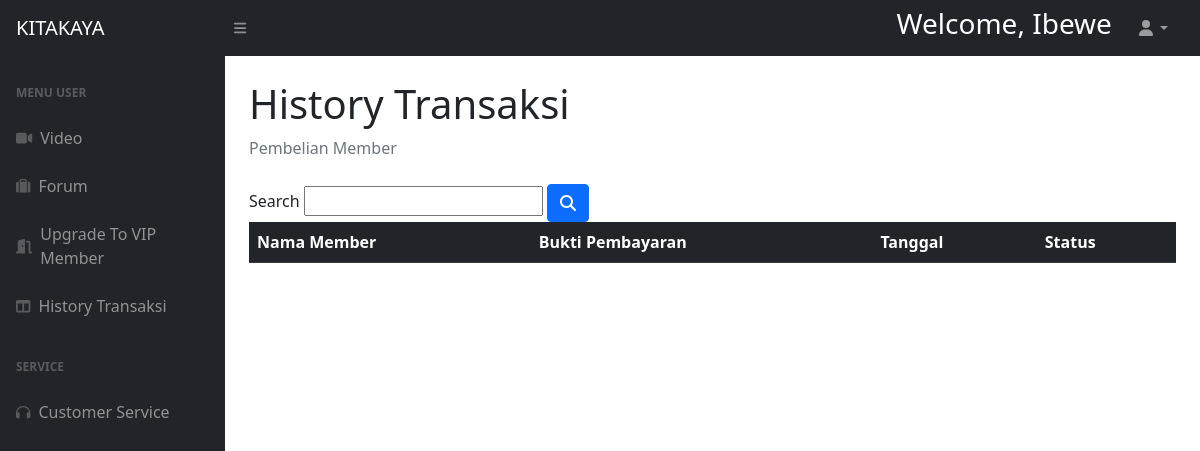
The app's page /public/halamanhistorytransmember.php (signed in), older data.
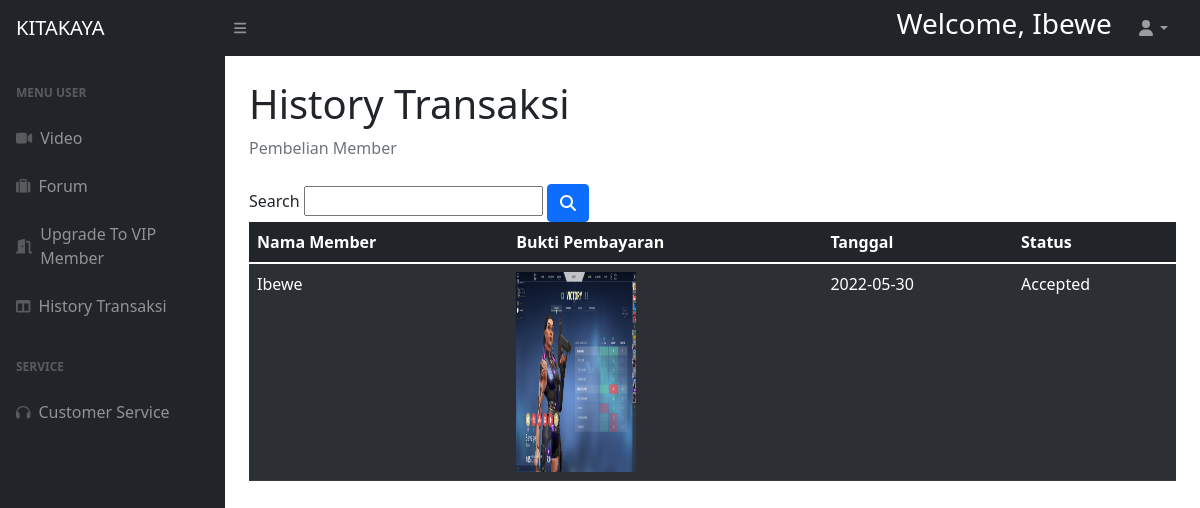
The same page, newer data.
### tables this page shows
CREATE TABLE `transaksi` (
  `id` int(11) NOT NULL,
  `id_member` int(11) NOT NULL,
  `tgl` date NOT NULL,
  `bulan` int(11) NOT NULL,
  `subtotal` int(11) NOT NULL,
  `bukti` text DEFAULT NULL,
  `status` int(11) NOT NULL COMMENT '-1 = Rejected,\r\n0 = Belum dikonfirmasi,\r\n1 = Accepted'
);

CREATE TABLE `user` (
  `id` int(15) NOT NULL,
  `email` varchar(250) NOT NULL,
  `password` varchar(250) NOT NULL,
  `nama` varchar(250) NOT NULL,
  `umur` int(100) NOT NULL,
  `role` int(15) NOT NULL COMMENT '0 = Member Biasa\r\n1 = Member VIP\r\n2 = CS\r\n3 = Admin',
  `status` int(15) NOT NULL,
  `expired` date DEFAULT NULL
);

### config/database.php (called while the page is built, shortened)
<?php
    class Database{
        private static $instance;
        public $pdo;
        private function __construct()
        {
            $dsn = "mysql:host=".DB_HOST.";dbname=".DB_NAME.";charset=UTF8";
            $options = [
                PDO::ATTR_ERRMODE => PDO::ERRMODE_EXCEPTION,
                PDO::ATTR_DEFAULT_FETCH_MODE => PDO::FETCH_OBJ,
                PDO::ATTR_EMULATE_PREPARES => false
            ];
            try {
                $this->pdo = new PDO($dsn,DB_USER,DB_PASSWORD,$options);
            }
            catch(PDOException $e){
                echo  $e->getMessage();
            }
        }
        static function instance(){
            if(!isset(self::$instance)){
                self::$instance = new Database();
            }
            return self::$instance;
        }
        function query($sql,$args = NULL){
            $stmt = $this->pdo->prepare($sql);
            $stmt->execute($args);
            return $stmt;
        }
    }
?>

### models/htransaksi.php (called while the page is built, shortened)
<?php
    class htransaksi{
        static function getforhistorymember($id_member){
            $db=Database::instance();
            $temp=$db->query("SELECT  t.id as id, u.id as id_member,u.nama as nama,t.bukti as bukti,t.tgl as tgl,t.status as status FROM transaksi t,user u WHERE t.id_member=u.id and u.id=:id_member and bukti IS NOT NULL",[
                "id_member"=>$id_member
            ]);
            return $temp->fetchAll();
        }
    }
?>

### public/halamanhistorytransmember.php (the view, shortened to what the changed rows need)
<!DOCTYPE html>
<html lang="en">
    <head>
        <link href="https://cdn.jsdelivr.net/npm/simple-datatables@latest/dist/style.css" rel="stylesheet" />
        <link href="../assets/css/punyaadmin.css" rel="stylesheet" />
        <link href="../assets/css/addvideo.css" rel="stylesheet" />
    </head>
    <body class="sb-nav-fixed">
        <div id="layoutSidenav">
            <div id="layoutSidenav_content">
                <main>
                    <div class="container-fluid px-4">
                        <h1 class="mt-4">History Transaksi</h1>
                        <main>
                        <?php
                            $user = json_decode(json_encode($_SESSION["user"]), true);
                            $idmember = $user["id"];
                            $transactions = htransaksi::getforhistorymember($idmember);
                        ?>
                         <form action="../controllers/transaksi.php" method="POST">
                         <table class="table table-dark table-striped">
                            <thead>
                                <th>Nama Member</th>
                                <th>Bukti Pembayaran</th>
                                <th>Tanggal</th>
                                <th>Status</th>
                            </thead>
                            <tbody>
                                <?php
                                    foreach($transactions as $transaction){
                                        ?>
                                        <tr>
                                            <td><?=  $transaction->nama?></td>
                                            <td><img style="width:120px;height:200px" src="../<?= $transaction->bukti ?>" /> </td>
                                            <td><?=  $transaction->tgl?></td>
                                            <?php
                                                if ($transaction->status==0) {
                                                    $status="Sedang Diproses";
                                                }
                                                else if ($transaction->status==1) {
                                                    $status="Accepted";
                                                }
                                                else if ($transaction->status==-1) {
                                                    $status="Rejected";
                                                }
                                            ?>
                                            <td><?=  $status?></td>
                                        </tr>
                                        <?php
                                    }
                                ?>
                        </tbody>
                    </table>
                    </form>
                </main>
                    </div>
            </div>
        </div>
    </body>
</html>

Row changes from the older to the newer data that the page shows:
added transaksi: user.nama "Ibewe", bukti (picture), tgl "2022-05-30", status "Accepted"
